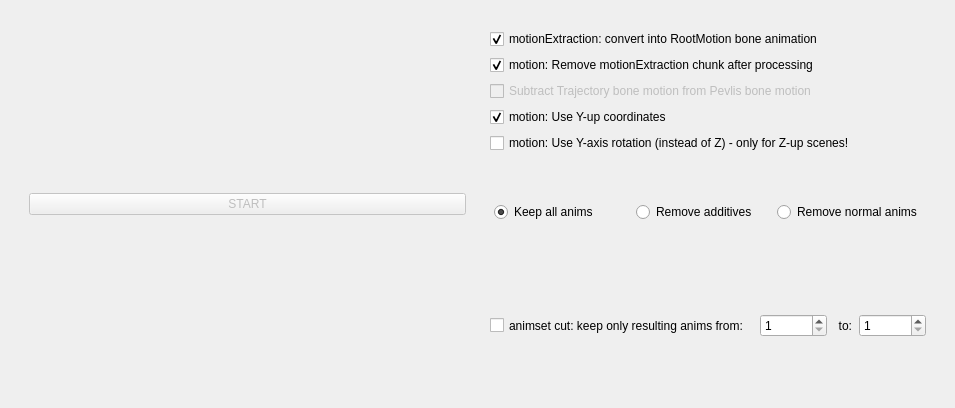
      <widget class="QWidget" name="page_1">
       <property name="geometry">
        <rect>
         <x>0</x>
         <y>0</y>
         <width>955</width>
         <height>408</height>
        </rect>
       </property>
       <attribute name="label">
        <string>[ANIM]: Wkit (motionExtraction) -&gt; MAYA (RootMotion)</string>
       </attribute>
       <layout class="QVBoxLayout" name="verticalLayout_3">
        <item>
         <widget class="QWidget" name="widget_3" native="true">
          <layout class="QHBoxLayout" name="horizontalLayout_5">
           <item>
            <widget class="QWidget" name="widget_12" native="true">
             <layout class="QVBoxLayout" name="verticalLayout_9">
              <item>
               <widget class="QPushButton" name="buttonApplyMotionToBone">
                <property name="enabled">
                 <bool>false</bool>
                </property>
                <property name="sizePolicy">
                 <sizepolicy hsizetype="Preferred" vsizetype="Fixed">
                  <horstretch>0</horstretch>
                  <verstretch>0</verstretch>
                 </sizepolicy>
                </property>
                <property name="font">
                 <font>
                  <pointsize>9</pointsize>
                 </font>
                </property>
                <property name="text">
                 <string>START</string>
                </property>
               </widget>
              </item>
             </layout>
            </widget>
           </item>
           <item>
            <widget class="QWidget" name="widget_6" native="true">
             <layout class="QVBoxLayout" name="verticalLayout_6">
              <item>
               <widget class="QCheckBox" name="checkConvertME">
                <property name="text">
                 <string>motionExtraction: convert into RootMotion bone animation</string>
                </property>
                <property name="checked">
                 <bool>true</bool>
                </property>
               </widget>
              </item>
              <item>
               <widget class="QCheckBox" name="checkRemoveMotionChunk">
                <property name="text">
                 <string>motion: Remove motionExtraction chunk after processing</string>
                </property>
                <property name="checked">
                 <bool>true</bool>
                </property>
               </widget>
              </item>
              <item>
               <widget class="QCheckBox" name="checkAddInvertedTrajectory">
                <property name="enabled">
                 <bool>false</bool>
                </property>
                <property name="whatsThis">
                 <string>Some imported anims don't have inverted motion in Root, so it has &quot;doubled&quot; motion. This option should help.</string>
                </property>
                <property name="text">
                 <string>Subtract Trajectory bone motion from Pevlis bone motion</string>
                </property>
                <property name="checkable">
                 <bool>true</bool>
                </property>
               </widget>
              </item>
              <item>
               <widget class="QCheckBox" name="checkSwapYZpos">
                <property name="text">
                 <string>motion: Use Y-up coordinates</string>
                </property>
                <property name="checked">
                 <bool>true</bool>
                </property>
               </widget>
              </item>
              <item>
               <widget class="QCheckBox" name="checkUseYRot">
                <property name="text">
                 <string>motion: Use Y-axis rotation (instead of Z) - only for Z-up scenes!</string>
                </property>
                <property name="checked">
                 <bool>false</bool>
                </property>
               </widget>
              </item>
              <item>
               <widget class="QWidget" name="widget_9" native="true">
                <layout class="QHBoxLayout" name="horizontalLayout_3">
                 <property name="spacing">
                  <number>4</number>
                 </property>
                 <property name="leftMargin">
                  <number>4</number>
                 </property>
                 <property name="topMargin">
                  <number>4</number>
                 </property>
                 <property name="rightMargin">
                  <number>4</number>
                 </property>
                 <property name="bottomMargin">
                  <number>4</number>
                 </property>
                 <item>
                  <widget class="QRadioButton" name="radioLeaveAll">
                   <property name="text">
                    <string>Keep all anims</string>
                   </property>
                   <property name="checked">
                    <bool>true</bool>
                   </property>
                  </widget>
                 </item>
                 <item>
                  <widget class="QRadioButton" name="radioLeaveOnlyNormal">
                   <property name="text">
                    <string>Remove additives</string>
                   </property>
                  </widget>
                 </item>
                 <item>
                  <widget class="QRadioButton" name="radioLeaveOnlyAdditives">
                   <property name="text">
                    <string>Remove normal anims</string>
                   </property>
                  </widget>
                 </item>
                </layout>
               </widget>
              </item>
              <item>
               <widget class="QWidget" name="widget_10" native="true">
                <layout class="QHBoxLayout" name="horizontalLayout_6">
                 <property name="spacing">
                  <number>7</number>
                 </property>
                 <property name="leftMargin">
                  <number>0</number>
                 </property>
                 <property name="topMargin">
                  <number>0</number>
                 </property>
                 <property name="rightMargin">
                  <number>0</number>
                 </property>
                 <property name="bottomMargin">
                  <number>0</number>
                 </property>
                 <item>
                  <widget class="QCheckBox" name="checkSplitSet">
                   <property name="sizePolicy">
                    <sizepolicy hsizetype="Preferred" vsizetype="Preferred">
                     <horstretch>0</horstretch>
                     <verstretch>0</verstretch>
                    </sizepolicy>
                   </property>
                   <property name="text">
                    <string>animset cut: keep only resulting anims from: </string>
                   </property>
                   <property name="checked">
                    <bool>false</bool>
                   </property>
                  </widget>
                 </item>
                 <item>
                  <widget class="QSpinBox" name="spinSplitStart">
                   <property name="minimum">
                    <number>1</number>
                   </property>
                   <property name="maximum">
                    <number>999999</number>
                   </property>
                   <property name="value">
                    <number>1</number>
                   </property>
                  </widget>
                 </item>
                 <item>
                  <widget class="QLabel" name="label_2">
                   <property name="text">
                    <string>to:</string>
                   </property>
                   <property name="alignment">
                    <set>Qt::AlignRight|Qt::AlignTrailing|Qt::AlignVCenter</set>
                   </property>
                  </widget>
                 </item>
                 <item>
                  <widget class="QSpinBox" name="spinSplitEnd">
                   <property name="minimum">
                    <number>1</number>
                   </property>
                   <property name="maximum">
                    <number>999999</number>
                   </property>
                   <property name="value">
                    <number>1</number>
                   </property>
                  </widget>
                 </item>
                </layout>
               </widget>
              </item>
             </layout>
            </widget>
           </item>
          </layout>
         </widget>
        </item>
       </layout>
      </widget>
